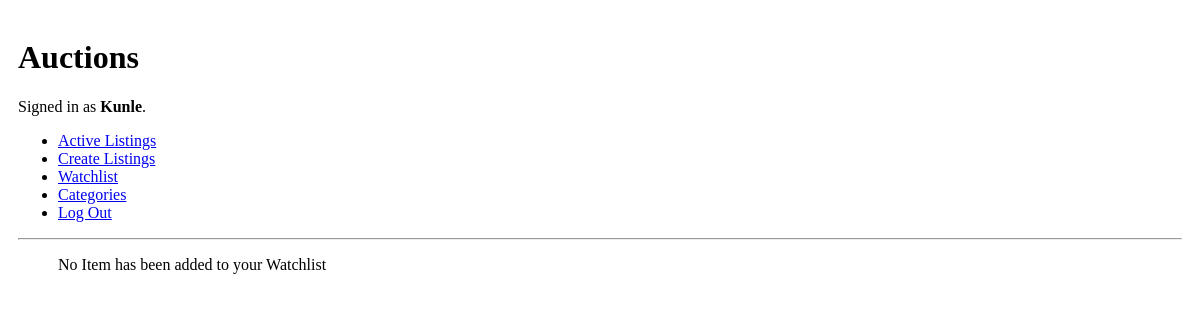
The page /auctions/watchlist (signed in) on the database as committed earlier.
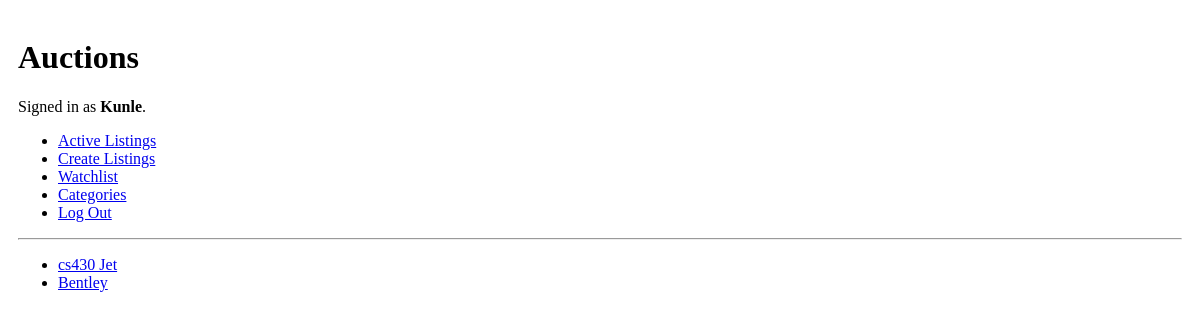
The same page on the database as committed later.
### auctions/models.py (models this page shows, shortened)
class Watchlist(models.Model):
    user = models.ForeignKey(User, on_delete=models.CASCADE)
    item_name = models.ForeignKey(AuctionListings, on_delete=models.CASCADE)
    def __str__(self):
        return self.item_name.item_name

class AuctionListings(models.Model):
    user = models.ForeignKey(User, on_delete=models.CASCADE)
    item_name = models.CharField(max_length=30)
    description = models.CharField(max_length=200, blank=True)
    price = models.IntegerField(default=0)
    category = models.ForeignKey('Category', on_delete=models.CASCADE)
    image = models.ImageField(upload_to='images/', blank=True)
    is_closed = models.BooleanField(default=False)

### auctions/views.py (the view)
# urls.py: path("watchlist", views.watchlist, name="watchlist"),
def watchlist(request):
    return render(request, 'auctions/watchlist.html', {
        'watchlist': Watchlist.objects.filter(user_id=request.user.id)
    })

### auctions/templates/auctions/watchlist.html (shortened to what this page needs)
{% extends 'auctions/layout.html' %}
{% block body %}
    <ul>
        {% for item in watchlist%}
            <li>
                <a href="{% url 'listing_page' item %}">
                    {{item}}
                </a>
            </li>
        {% empty %}
            No Item has been added to your Watchlist
        {% endfor %}
    </ul>
{% endblock %}

Rows that differ between the two databases and show on the page:
added Watchlist: item_name.item_name "cs430 Jet"
added Watchlist: item_name.item_name "Bentley"
Other text that changed with them:
text no longer shown: "No Item has been added to your Watchlist"
